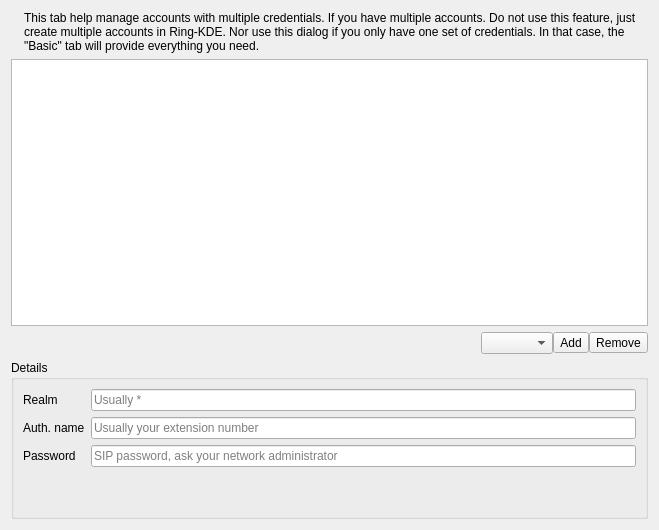
<?xml version="1.0" encoding="UTF-8"?>
<ui version="4.0">
 <class>CredentialsPage</class>
 <widget class="QWidget" name="CredentialsPage">
  <property name="geometry">
   <rect>
    <x>0</x>
    <y>0</y>
    <width>659</width>
    <height>530</height>
   </rect>
  </property>
  <layout class="QGridLayout" name="gridLayout">
   <item row="0" column="0">
    <widget class="QLabel" name="m_pInfoIconL">
     <property name="sizePolicy">
      <sizepolicy hsizetype="Minimum" vsizetype="Minimum">
       <horstretch>0</horstretch>
       <verstretch>0</verstretch>
      </sizepolicy>
     </property>
     <property name="maximumSize">
      <size>
       <width>32</width>
       <height>16777215</height>
      </size>
     </property>
     <property name="text">
      <string/>
     </property>
    </widget>
   </item>
   <item row="0" column="1">
    <widget class="QLabel" name="m_pInfoL">
     <property name="sizePolicy">
      <sizepolicy hsizetype="Minimum" vsizetype="Minimum">
       <horstretch>0</horstretch>
       <verstretch>0</verstretch>
      </sizepolicy>
     </property>
     <property name="text">
      <string>This tab help manage accounts with multiple credentials. If you have multiple accounts. Do not use this feature, just create multiple accounts in Ring-KDE. Nor use this dialog if you only have one set of credentials. In that case, the &quot;Basic&quot; tab will provide everything you need.</string>
     </property>
     <property name="wordWrap">
      <bool>true</bool>
     </property>
    </widget>
   </item>
   <item row="2" column="1">
    <layout class="QHBoxLayout" name="horizontalLayout_9">
     <property name="spacing">
      <number>0</number>
     </property>
     <item>
      <spacer name="horizontalSpacer_8">
       <property name="orientation">
        <enum>Qt::Horizontal</enum>
       </property>
       <property name="sizeHint" stdset="0">
        <size>
         <width>40</width>
         <height>20</height>
        </size>
       </property>
      </spacer>
     </item>
     <item>
      <widget class="AutoComboBox" name="m_pType"/>
     </item>
     <item>
      <widget class="QToolButton" name="button_add_credential">
       <property name="sizePolicy">
        <sizepolicy hsizetype="Fixed" vsizetype="Fixed">
         <horstretch>0</horstretch>
         <verstretch>0</verstretch>
        </sizepolicy>
       </property>
       <property name="text">
        <string comment="Add new credential">Add</string>
       </property>
       <property name="icon">
        <iconset theme="list-add">
         <normaloff>../../../../../../.designer/backup</normaloff>../../../../../../.designer/backup</iconset>
       </property>
      </widget>
     </item>
     <item>
      <widget class="QToolButton" name="button_remove_credential">
       <property name="text">
        <string comment="Remove selected credential">Remove</string>
       </property>
       <property name="icon">
        <iconset theme="list-remove">
         <normaloff>../../../../../../.designer/backup</normaloff>../../../../../../.designer/backup</iconset>
       </property>
      </widget>
     </item>
    </layout>
   </item>
   <item row="3" column="0" colspan="2">
    <widget class="QGroupBox" name="group_credential">
     <property name="sizePolicy">
      <sizepolicy hsizetype="Preferred" vsizetype="Minimum">
       <horstretch>0</horstretch>
       <verstretch>0</verstretch>
      </sizepolicy>
     </property>
     <property name="title">
      <string>Details</string>
     </property>
     <layout class="QGridLayout" name="gridLayout_3">
      <item row="0" column="0">
       <widget class="QLabel" name="label_credential_realm_2">
        <property name="text">
         <string>Realm</string>
        </property>
       </widget>
      </item>
      <item row="1" column="0">
       <widget class="QLabel" name="labe_credential_auth_2">
        <property name="text">
         <string>Auth. name</string>
        </property>
       </widget>
      </item>
      <item row="2" column="0">
       <widget class="QLabel" name="label_credential_password_2">
        <property name="text">
         <string>Password</string>
        </property>
       </widget>
      </item>
      <item row="0" column="1">
       <widget class="QLineEdit" name="edit_credential_realm_2">
        <property name="enabled">
         <bool>true</bool>
        </property>
        <property name="placeholderText">
         <string>Usually *</string>
        </property>
       </widget>
      </item>
      <item row="1" column="1">
       <widget class="QLineEdit" name="edit_credential_auth_2">
        <property name="enabled">
         <bool>true</bool>
        </property>
        <property name="placeholderText">
         <string>Usually your extension number</string>
        </property>
       </widget>
      </item>
      <item row="2" column="1">
       <widget class="QLineEdit" name="edit_credential_password_2">
        <property name="enabled">
         <bool>true</bool>
        </property>
        <property name="frame">
         <bool>true</bool>
        </property>
        <property name="echoMode">
         <enum>QLineEdit::Password</enum>
        </property>
        <property name="placeholderText">
         <string>SIP password, ask your network administrator</string>
        </property>
       </widget>
      </item>
      <item row="3" column="0" colspan="2">
       <spacer name="verticalSpacer_5">
        <property name="orientation">
         <enum>Qt::Vertical</enum>
        </property>
        <property name="sizeType">
         <enum>QSizePolicy::Minimum</enum>
        </property>
        <property name="sizeHint" stdset="0">
         <size>
          <width>20</width>
          <height>40</height>
         </size>
        </property>
       </spacer>
      </item>
     </layout>
    </widget>
   </item>
   <item row="1" column="0" colspan="2">
    <widget class="CategorizedTree" name="m_pCredentials">
     <property name="sizePolicy">
      <sizepolicy hsizetype="Expanding" vsizetype="Expanding">
       <horstretch>0</horstretch>
       <verstretch>0</verstretch>
      </sizepolicy>
     </property>
     <property name="acceptDrops">
      <bool>true</bool>
     </property>
     <property name="defaultDropAction">
      <enum>Qt::MoveAction</enum>
     </property>
     <property name="indentation">
      <number>5</number>
     </property>
     <attribute name="headerVisible">
      <bool>false</bool>
     </attribute>
    </widget>
   </item>
  </layout>
 </widget>
 <customwidgets>
  <customwidget>
   <class>AutoComboBox</class>
   <extends>QComboBox</extends>
   <header>widgets/autocombobox.h</header>
  </customwidget>
  <customwidget>
   <class>CategorizedTree</class>
   <extends>QTreeView</extends>
   <header>widgets/categorizedtree.h</header>
  </customwidget>
 </customwidgets>
 <resources/>
 <connections/>
</ui>
